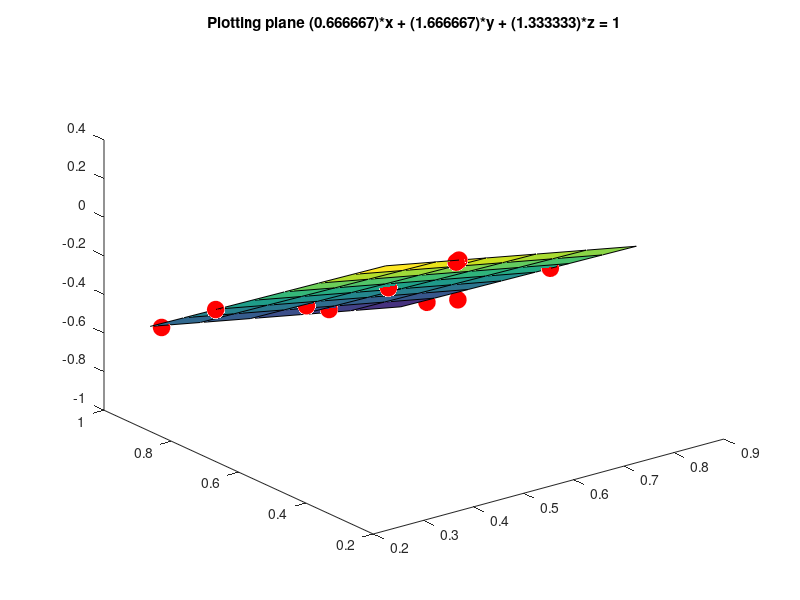

The MATLAB script that drew this image:
rng(0)

clf

N=10;
x = rand(1,N);
y = rand(1,N);
z = (3-2*x-5*y)/4; % Equation of the plane containing 
                   % (x,y,z) points is 2*x+5*y+4*z=3

% Turn X, Y, Z into column vectors
Xcol = x(:); 
Ycol = y(:); 
Zcol = z(:); 
Const = ones(size(Xcol)); % Vector of the constant term in the RHS
n = [Xcol Ycol Zcol]\Const; % Find the coefficients
XCoeff = n(1); % X coefficient
YCoeff = n(2); % Y coefficient
ZCoeff = n(3); % Z coefficient

% Using the above variables, z = XCoeff * x + YCoeff * y + CCoeff
L=plot3(x,y,z,'ro'); % Plot the original data points
set(L,'Markersize',2*get(L,'Markersize')) % Making the circle markers larger
set(L,'Markerfacecolor','r') % Filling in the markers
hold on
[xx, yy]=meshgrid(min(x):0.1:max(x),min(y):0.1:max(y)); % Generating a regular grid for plotting
zz = (1 - XCoeff * xx - YCoeff * yy)/ZCoeff;
surf(xx,yy,zz) % Plotting the surface
title(sprintf('Plotting plane (%f)*x + (%f)*y + (%f)*z = 1',XCoeff, YCoeff, ZCoeff))

print('problem_1_normal_ex', '-dpng')